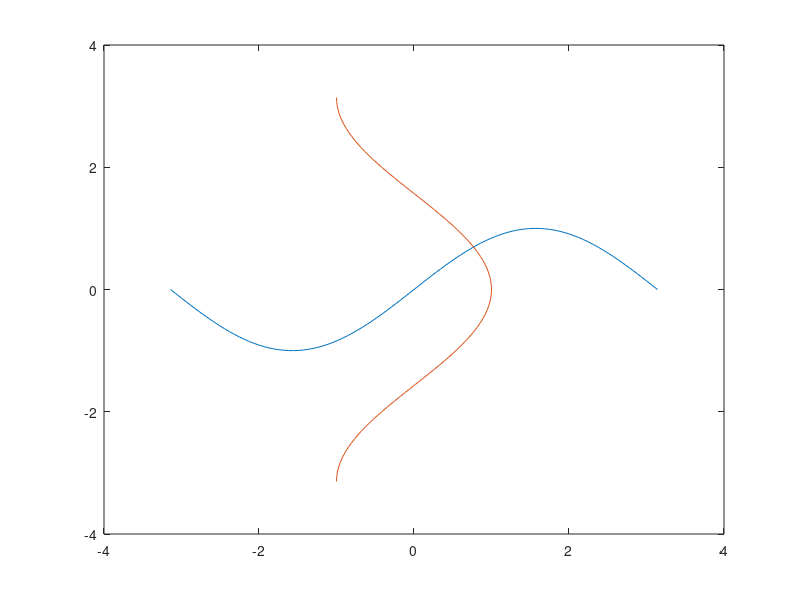

Write the MATLAB code that produced this figure.
%graph generation

x = linspace(pi,-pi);
y = sin(x);
z =cos(x);

plot(x,z);
hold off
plot(x,y);
hold on
plot(z,x);
